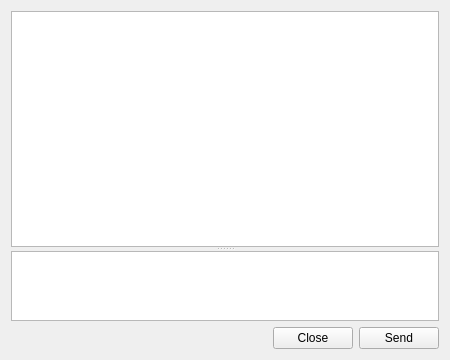
<?xml version="1.0" encoding="UTF-8"?>
<ui version="4.0">
 <class>ChatWindow</class>
 <widget class="QWidget" name="ChatWindow">
  <property name="geometry">
   <rect>
    <x>0</x>
    <y>0</y>
    <width>450</width>
    <height>360</height>
   </rect>
  </property>
  <property name="windowTitle">
   <string>Form</string>
  </property>
  <layout class="QVBoxLayout" name="verticalLayout">
   <item>
    <widget class="QSplitter" name="splitter">
     <property name="orientation">
      <enum>Qt::Vertical</enum>
     </property>
     <widget class="QTextEdit" name="messageBrowse">
      <property name="sizePolicy">
       <sizepolicy hsizetype="Expanding" vsizetype="Expanding">
        <horstretch>0</horstretch>
        <verstretch>7</verstretch>
       </sizepolicy>
      </property>
      <property name="textInteractionFlags">
       <set>Qt::TextSelectableByKeyboard|Qt::TextSelectableByMouse</set>
      </property>
     </widget>
     <widget class="QTextEdit" name="messageEdit">
      <property name="sizePolicy">
       <sizepolicy hsizetype="Expanding" vsizetype="Expanding">
        <horstretch>0</horstretch>
        <verstretch>2</verstretch>
       </sizepolicy>
      </property>
     </widget>
    </widget>
   </item>
   <item>
    <layout class="QHBoxLayout" name="horizontalLayout">
     <item>
      <spacer name="horizontalSpacer">
       <property name="orientation">
        <enum>Qt::Horizontal</enum>
       </property>
       <property name="sizeHint" stdset="0">
        <size>
         <width>40</width>
         <height>20</height>
        </size>
       </property>
      </spacer>
     </item>
     <item>
      <widget class="QPushButton" name="closeButton">
       <property name="text">
        <string>Close</string>
       </property>
      </widget>
     </item>
     <item>
      <widget class="QPushButton" name="sendButton">
       <property name="text">
        <string>Send</string>
       </property>
      </widget>
     </item>
    </layout>
   </item>
  </layout>
 </widget>
 <resources/>
 <connections>
  <connection>
   <sender>closeButton</sender>
   <signal>clicked()</signal>
   <receiver>ChatWindow</receiver>
   <slot>close()</slot>
   <hints>
    <hint type="sourcelabel">
     <x>304</x>
     <y>322</y>
    </hint>
    <hint type="destinationlabel">
     <x>296</x>
     <y>341</y>
    </hint>
   </hints>
  </connection>
 </connections>
</ui>
